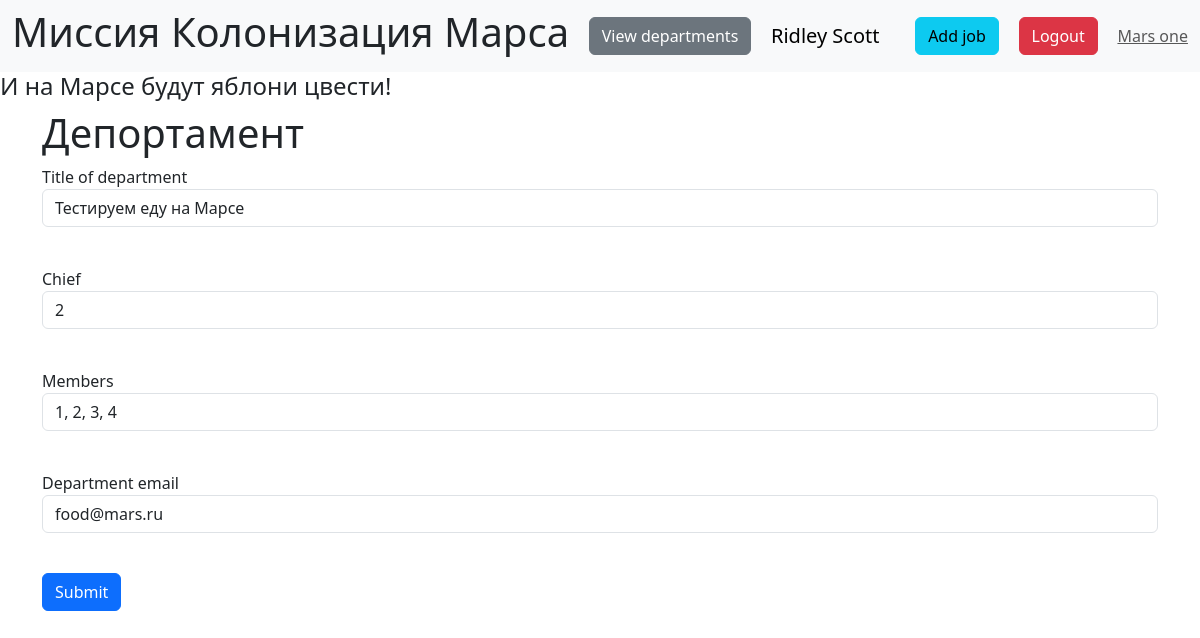
/edit_department/5 (signed in), run on the app's committed database.
### SQL/data/users.py (models this page shows, shortened)
class User(SqlAlchemyBase, UserMixin,SerializerMixin):
    __tablename__ = 'users'
    id = sqlalchemy.Column(sqlalchemy.Integer, primary_key=True, autoincrement=True)
    surname = sqlalchemy.Column(sqlalchemy.String, nullable=True)
    name = sqlalchemy.Column(sqlalchemy.String, nullable=True)
    age = sqlalchemy.Column(sqlalchemy.Integer)
    position = sqlalchemy.Column(sqlalchemy.String, nullable=True)
    speciality = sqlalchemy.Column(sqlalchemy.String, nullable=True)
    address = sqlalchemy.Column(sqlalchemy.String, nullable=True)
    email = sqlalchemy.Column(sqlalchemy.String, index=True, unique=True, nullable=True)
    hashed_password = sqlalchemy.Column(sqlalchemy.String, nullable=True)
    modified_date = sqlalchemy.Column(sqlalchemy.DateTime, default=datetime.datetime.now)
    jobs = orm.relationship("Jobs", back_populates='user')
    departments = orm.relationship("Department", back_populates='chief_user')

### SQL/data/department.py (models this page shows, shortened)
class Department(SqlAlchemyBase):
    __tablename__ = 'departments'
    id = sqlalchemy.Column(sqlalchemy.Integer, primary_key=True, autoincrement=True)
    title = sqlalchemy.Column(sqlalchemy.String, nullable=True)
    members = sqlalchemy.Column(sqlalchemy.String, nullable=True)
    email = sqlalchemy.Column(sqlalchemy.String, index=True, unique=True, nullable=True)
    chief = sqlalchemy.Column(sqlalchemy.Integer, sqlalchemy.ForeignKey("users.id"))
    chief_user = orm.relationship('User')

### main.py (the view, shortened to what this page needs)
@app.route('/edit_department/<int:id>', methods=['GET', 'POST'])
@login_required
def edit_department(id):
    form = DepartmentForm()
    db_sess = db_session.create_session()
    department = db_sess.query(Department).filter(Department.id == id,
                                                  (Department.chief_user == current_user) | (
                                                              current_user.id == 1)).first()
    if not department:
        abort(404)
    if request.method == "GET":
        form.title.data = department.title
        form.chief.data = department.chief
        form.members.data = department.members
        form.email.data = department.email
    return render_template(
        'add_department.html',
        title='Редактирование депортамента',
        form=form
    )

### SQL/data/department_form.py
class DepartmentForm(FlaskForm):
    title = StringField('Title of department', validators=[DataRequired()])
    chief = IntegerField('Chief', validators=[DataRequired()])
    members = StringField('Members', validators=[DataRequired()])
    email = EmailField('Department email', validators=[DataRequired()])
    submit = SubmitField('Submit')

### SQL/data/db_session.py (called while the page is built)
def create_session() -> Session:
    global __factory
    return __factory()

### main.py (called while the page is built)
@login_manager.user_loader
def load_user(user_id):
    db_ses = db_session.create_session()
    return db_ses.get(User, user_id)

### templates/add_department.html (shortened to what this page needs)
{% extends "base.html" %}
{% block content %}
    <h1>Депортамент</h1>
    <form action="" method="post">
        <p>
            {{ form.title.label }}<br>
            {{ form.title(class="form-control") }}<br>
        </p>
        <p>
            {{ form.chief.label }}<br>
            {{ form.chief(class="form-control") }}<br>
        </p>
        <p>
            {{ form.members.label }}<br>
            {{ form.members(class="form-control") }}<br>
        </p>
        <p>
            {{ form.email.label }}<br>
            {{ form.email(class="form-control") }}<br>
        </p>
        <p>{{ form.submit(type="submit", class="btn btn-primary") }}</p>
    </form>
{% endblock %}

### templates/base.html (shortened to what this page needs)
<!DOCTYPE html>
<html lang="en">
<head>
    <link href="https://cdn.jsdelivr.net/npm/bootstrap@5.3.3/dist/css/bootstrap.min.css" rel="stylesheet">
</head>
<body>
<nav class="navbar navbar-expand-lg bg-body-tertiary">
  <div class="container-fluid">
   <h1>Миссия Колонизация Марса</h1>
      <a class="btn btn-secondary" href="/departments">View departments</a>
      {% if current_user.is_authenticated %}
      <a class="navbar-brand" href="/logout">{{ current_user.name }} {{current_user.surname}}</a>
      <a class="btn btn-info" href="/addjob">Add job</a>
      <a class="btn btn-danger" href="/logout">Logout</a>
      {% else %}
      <p>
          <a class="btn btn-primary" href="/register">Register</a>
        <a class="btn btn-success" href="/login">Login</a>
      </p>
      {% endif %}
      <a class="navbar-text" href="#">
        Mars one
      </a>
    </div>
</nav>
<h4>И на Марсе будут яблони цвести!</h4>
<main role="main" class="container">
    {% block content %}
    {% endblock %}
</main>
</body>
</html>

### data on the page
User: name "Ridley", surname "Scott"
Department: title "Тестируем еду на Марсе", chief "2", members "1, 2, 3, 4", email "food@mars.ru"
